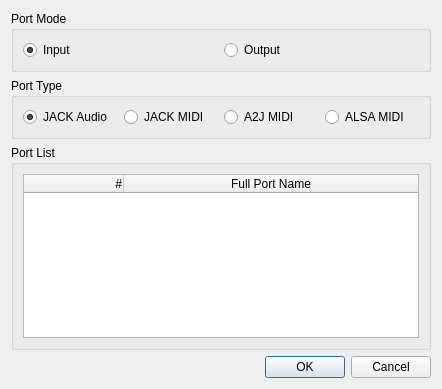
<?xml version="1.0" encoding="UTF-8"?>
<ui version="4.0">
 <class>CatarinaRemovePortW</class>
 <widget class="QDialog" name="CatarinaRemovePortW">
  <property name="geometry">
   <rect>
    <x>0</x>
    <y>0</y>
    <width>442</width>
    <height>389</height>
   </rect>
  </property>
  <property name="windowTitle">
   <string>Remove Port</string>
  </property>
  <layout class="QVBoxLayout" name="verticalLayout_2">
   <item>
    <widget class="QGroupBox" name="groupBox_2">
     <property name="title">
      <string>Port Mode</string>
     </property>
     <layout class="QHBoxLayout" name="horizontalLayout">
      <item>
       <widget class="QRadioButton" name="rb_input">
        <property name="text">
         <string>Input</string>
        </property>
        <property name="checked">
         <bool>true</bool>
        </property>
       </widget>
      </item>
      <item>
       <widget class="QRadioButton" name="rb_output">
        <property name="text">
         <string>Output</string>
        </property>
       </widget>
      </item>
     </layout>
    </widget>
   </item>
   <item>
    <widget class="QGroupBox" name="groupBox">
     <property name="title">
      <string>Port Type</string>
     </property>
     <layout class="QHBoxLayout" name="horizontalLayout_2">
      <item>
       <widget class="QRadioButton" name="rb_audio_jack">
        <property name="text">
         <string>JACK Audio</string>
        </property>
        <property name="checked">
         <bool>true</bool>
        </property>
       </widget>
      </item>
      <item>
       <widget class="QRadioButton" name="rb_midi_jack">
        <property name="text">
         <string>JACK MIDI</string>
        </property>
       </widget>
      </item>
      <item>
       <widget class="QRadioButton" name="rb_midi_a2j">
        <property name="text">
         <string>A2J MIDI</string>
        </property>
       </widget>
      </item>
      <item>
       <widget class="QRadioButton" name="rb_midi_alsa">
        <property name="text">
         <string>ALSA MIDI</string>
        </property>
       </widget>
      </item>
     </layout>
    </widget>
   </item>
   <item>
    <widget class="QGroupBox" name="groupBox_3">
     <property name="title">
      <string>Port List</string>
     </property>
     <layout class="QVBoxLayout" name="verticalLayout">
      <item>
       <widget class="QTableWidget" name="tw_port_list">
        <property name="editTriggers">
         <set>QAbstractItemView::NoEditTriggers</set>
        </property>
        <property name="showDropIndicator" stdset="0">
         <bool>false</bool>
        </property>
        <property name="dragDropOverwriteMode">
         <bool>false</bool>
        </property>
        <property name="alternatingRowColors">
         <bool>true</bool>
        </property>
        <property name="selectionMode">
         <enum>QAbstractItemView::SingleSelection</enum>
        </property>
        <property name="selectionBehavior">
         <enum>QAbstractItemView::SelectRows</enum>
        </property>
        <property name="sortingEnabled">
         <bool>true</bool>
        </property>
        <attribute name="horizontalHeaderStretchLastSection">
         <bool>true</bool>
        </attribute>
        <attribute name="verticalHeaderVisible">
         <bool>false</bool>
        </attribute>
        <attribute name="verticalHeaderDefaultSectionSize">
         <number>22</number>
        </attribute>
        <column>
         <property name="text">
          <string>#</string>
         </property>
         <property name="textAlignment">
          <set>AlignRight|AlignVCenter</set>
         </property>
        </column>
        <column>
         <property name="text">
          <string>Full Port Name</string>
         </property>
        </column>
       </widget>
      </item>
     </layout>
    </widget>
   </item>
   <item>
    <widget class="QDialogButtonBox" name="buttonBox">
     <property name="orientation">
      <enum>Qt::Horizontal</enum>
     </property>
     <property name="standardButtons">
      <set>QDialogButtonBox::Cancel|QDialogButtonBox::Ok</set>
     </property>
    </widget>
   </item>
  </layout>
 </widget>
 <resources/>
 <connections>
  <connection>
   <sender>buttonBox</sender>
   <signal>accepted()</signal>
   <receiver>CatarinaRemovePortW</receiver>
   <slot>accept()</slot>
   <hints>
    <hint type="sourcelabel">
     <x>248</x>
     <y>254</y>
    </hint>
    <hint type="destinationlabel">
     <x>157</x>
     <y>274</y>
    </hint>
   </hints>
  </connection>
  <connection>
   <sender>buttonBox</sender>
   <signal>rejected()</signal>
   <receiver>CatarinaRemovePortW</receiver>
   <slot>reject()</slot>
   <hints>
    <hint type="sourcelabel">
     <x>316</x>
     <y>260</y>
    </hint>
    <hint type="destinationlabel">
     <x>286</x>
     <y>274</y>
    </hint>
   </hints>
  </connection>
 </connections>
</ui>
